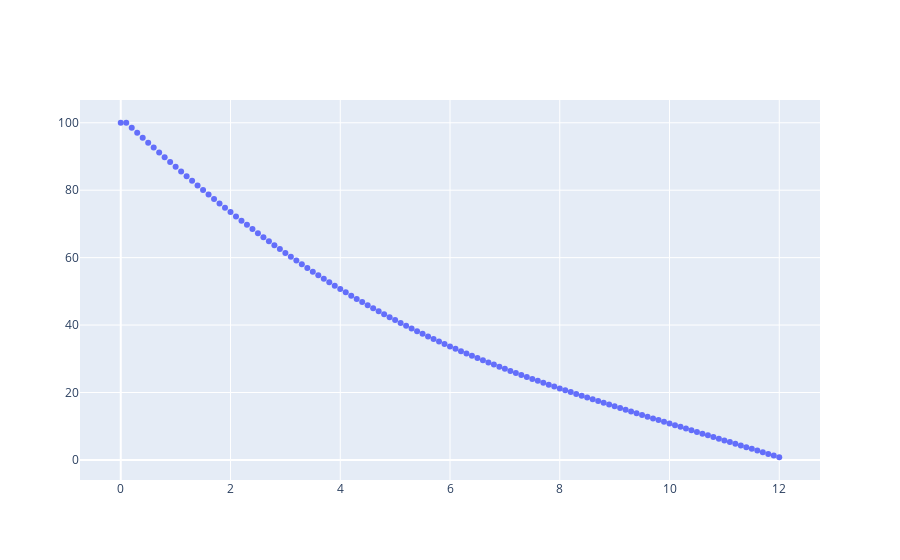

Notebook code cell kept with this figure:
### Code cell
fig = go.Figure()
fig.add_trace(go.Scatter(x = rabbit_trajectory[0],y=ras_mass,
                    mode='markers',
                    name='rabbit'))
